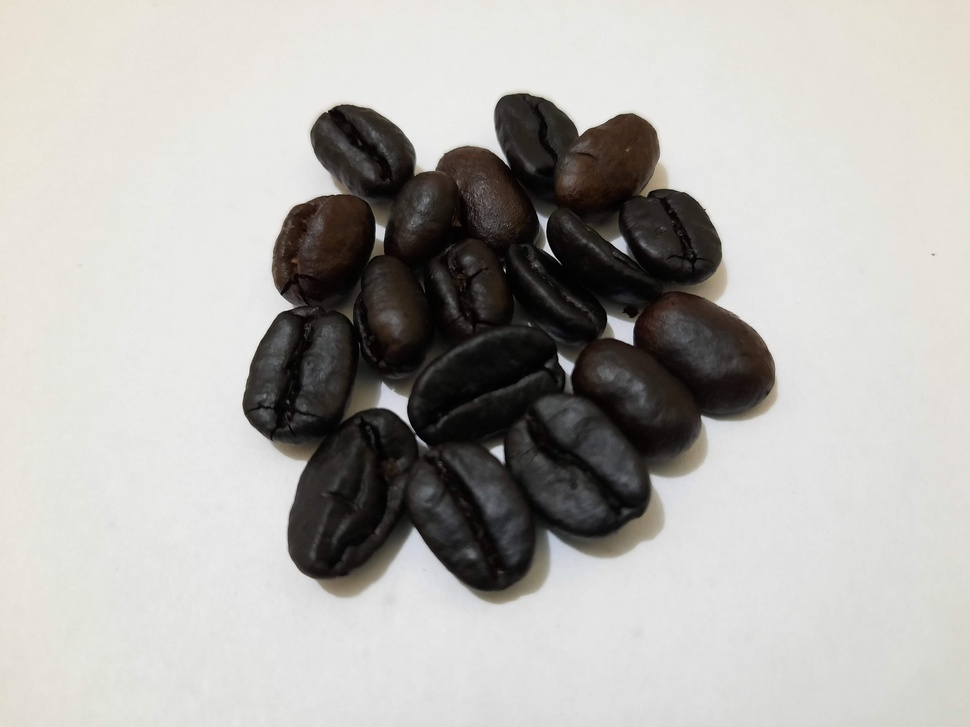
#> input picture Dataset/Dark Roast (1).jpg, 970 x 727 px, shrunk from 4000 x 3000 before the run; its folder holds only this picture in this run
$ python rgbhistogram.py
#> lines starting #> are read from the running program, lines starting #| are printed output that depends on the picture
import numpy as np
import cv2
from matplotlib import pyplot as plt
import os
from tqdm import tqdm

i = 1

Train_dir = "../Dataset"
Prepo_dir = "../prepo"

# baca semua yang ada di dataset
for img in tqdm(os.listdir(Train_dir)):
    img_path = os.path.join(Train_dir, img)
    img_data = cv2.imread(img_path, cv2.IMREAD_COLOR)
#> img_data is the input picture: shape (727, 970, 3); mean B, G, R 173.6, 177.1, 178.8
    # histogram equalization RGB
    img_y_cr_cb = cv2.cvtColor(img_data, cv2.COLOR_BGR2YCrCb)
#> img_y_cr_cb: shape (727, 970, 3); mean of channels 0, 1, 2 177.3, 129.1, 125.9
    y, cr, cb = cv2.split(img_y_cr_cb)
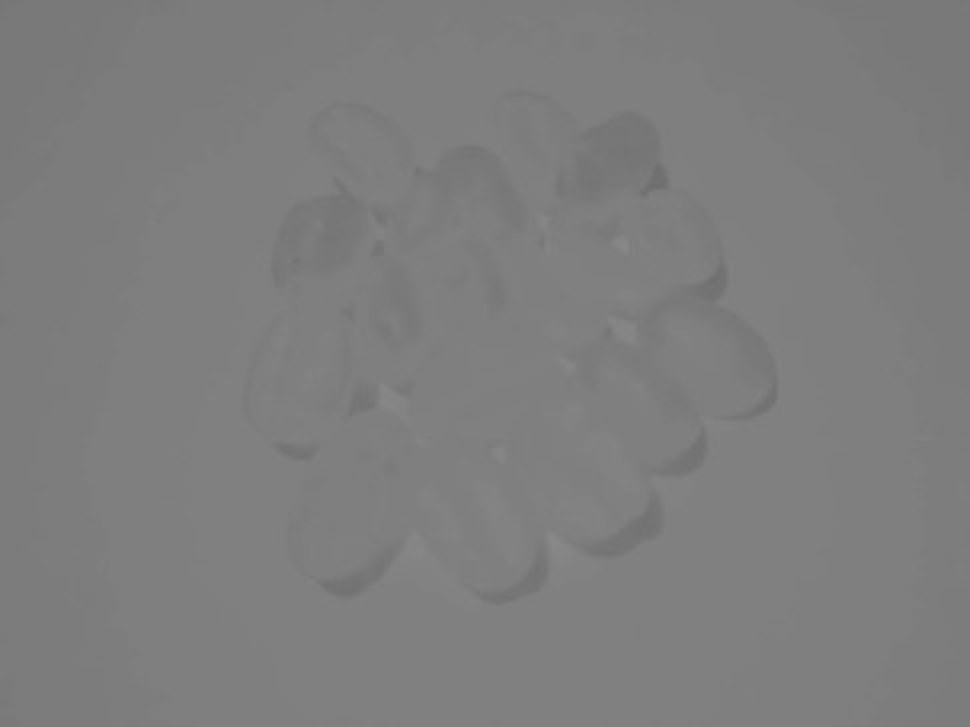
#> cb: shape (727, 970); min 109, max 137, mean 125.9

    # equalize Hist operation di Y channel.
    y_eq = cv2.equalizeHist(y)
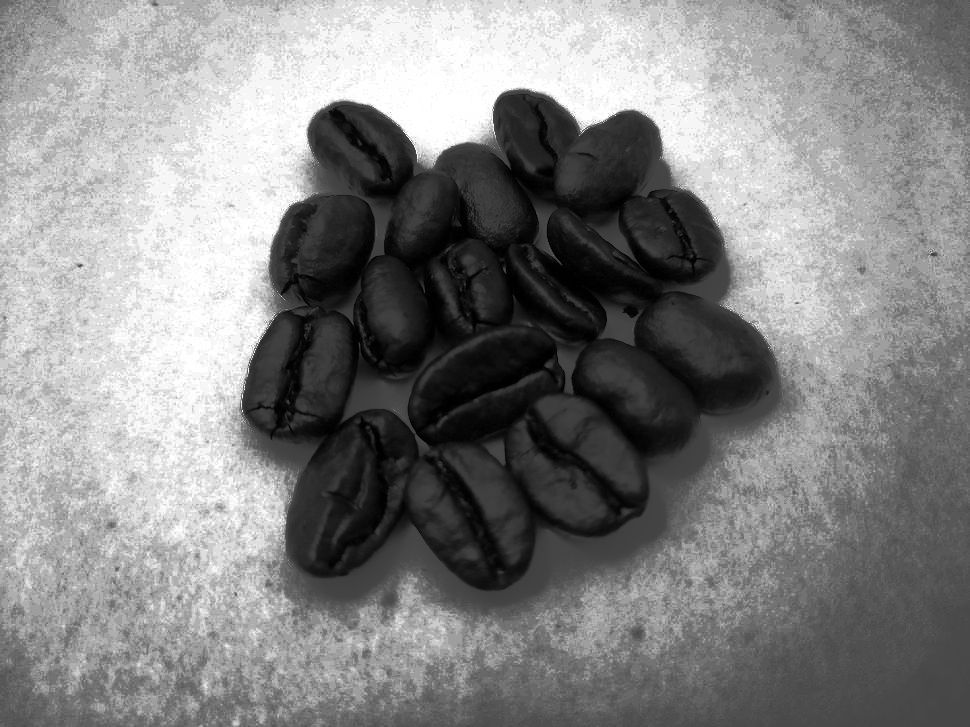
#> y_eq: shape (727, 970); min 0, max 255, mean 132.2

    img_y_cr_cb_eq = cv2.merge((y_eq, cr, cb))
#> img_y_cr_cb_eq: shape (727, 970, 3); mean of channels 0, 1, 2 132.2, 129.1, 125.9
    img_rgb_eq = cv2.cvtColor(img_y_cr_cb_eq, cv2.COLOR_YCR_CB2BGR)

    #simpan ke prepo
    #ambil nama asli file e
    nama = ""+img_path[10:].split(".")[0]
    savename = os.path.basename(nama)+".jpg"
    # print(nama)
    cv2.imwrite(os.path.join(Prepo_dir, savename),img_rgb_eq)
    # i +=1
    cv2.waitKey(0)

$ run again, on Dataset/Dark Roast (31).jpg
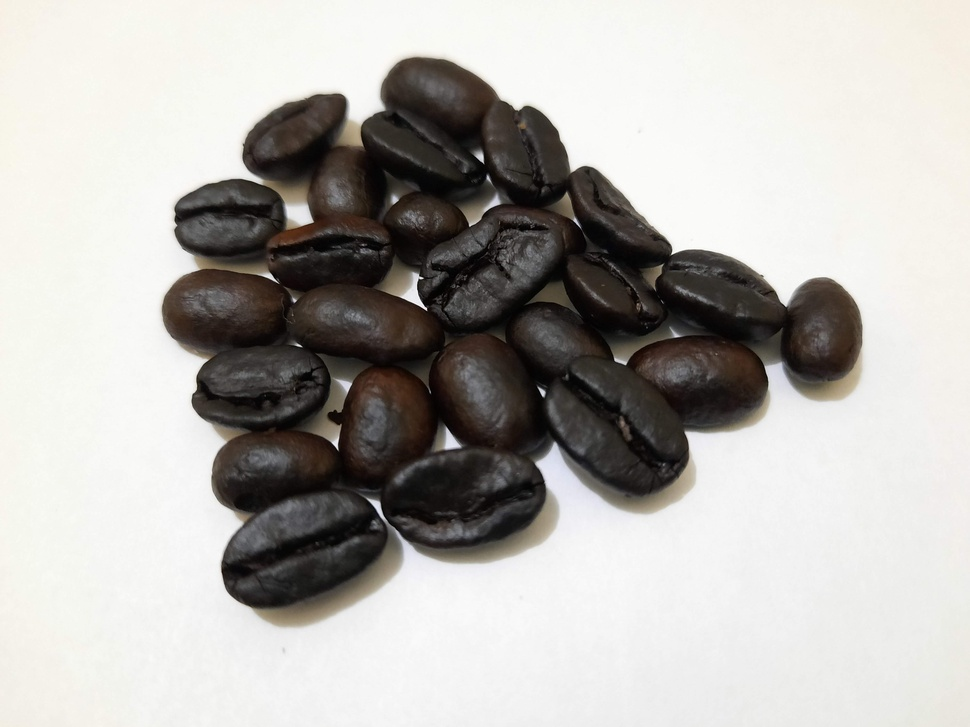
#> input picture Dataset/Dark Roast (31).jpg, 970 x 727 px, shrunk from 4000 x 3000 before the run
#> img_data is the input picture: shape (727, 970, 3); mean B, G, R 175.9, 179.6, 182
#> img_y_cr_cb: shape (727, 970, 3); mean of channels 0, 1, 2 180, 129.5, 125.7
#> `y_eq = cv2.equalizeHist(y)`:
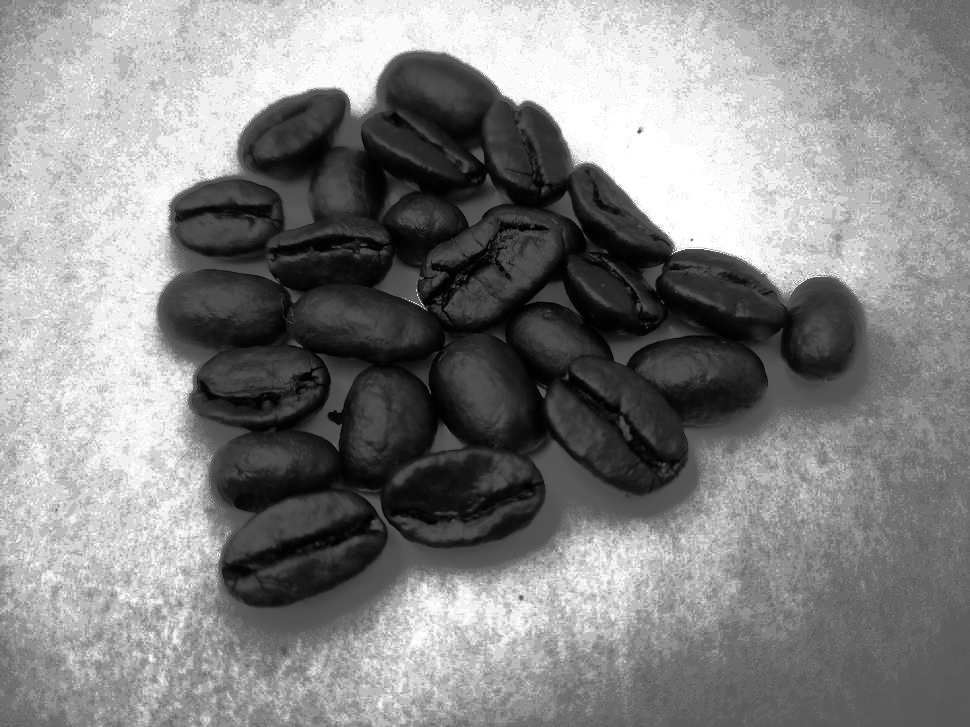
#> y_eq: shape (727, 970); min 0, max 255, mean 132.2
#> img_y_cr_cb_eq: shape (727, 970, 3); mean of channels 0, 1, 2 132.2, 129.5, 125.7

$ run again, on Dataset/Dark Roast (33).jpg
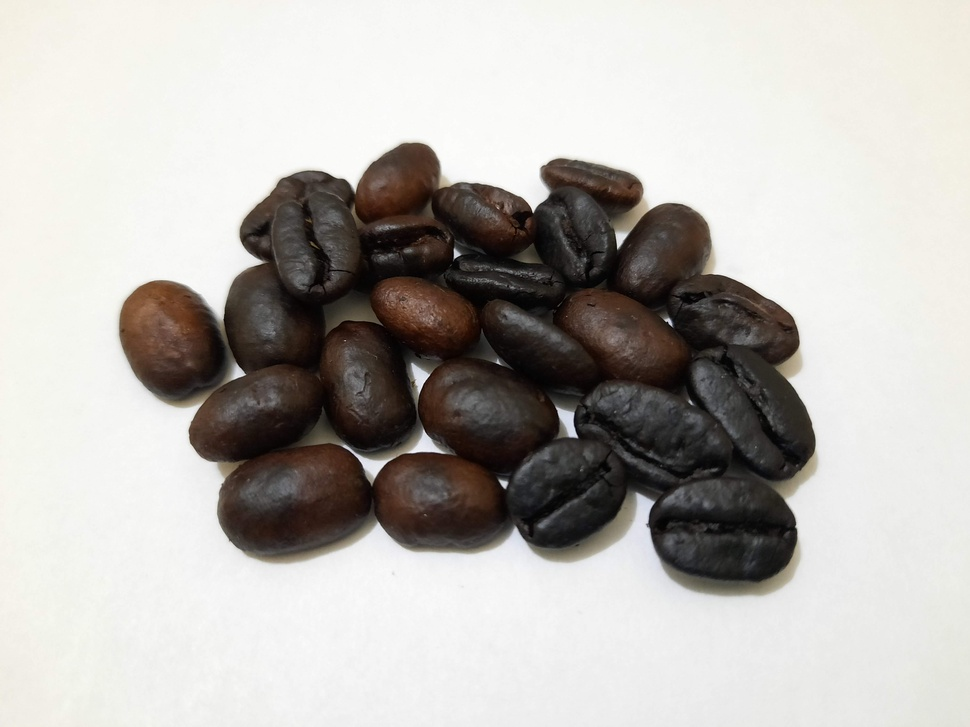
#> input picture Dataset/Dark Roast (33).jpg, 970 x 727 px, shrunk from 4000 x 3000 before the run
#> img_data is the input picture: shape (727, 970, 3); mean B, G, R 178.2, 182.3, 185.5
#> img_y_cr_cb: shape (727, 970, 3); mean of channels 0, 1, 2 182.8, 129.9, 125.4
#> `y, cr, cb = cv2.split(img_y_cr_cb)`:
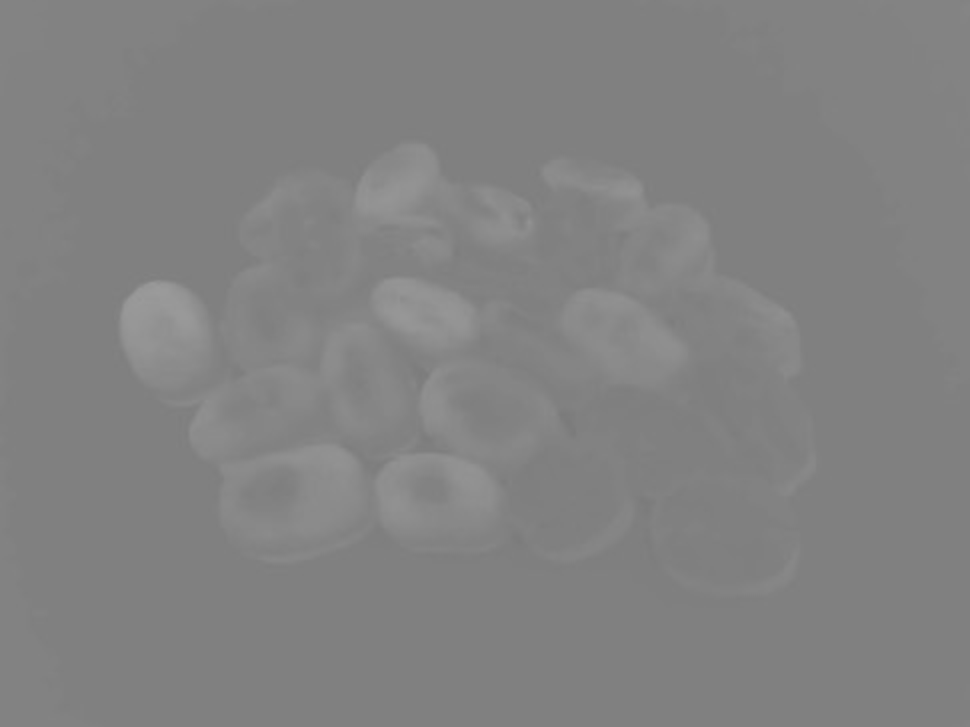
#> cr: shape (727, 970); min 123, max 155, mean 129.9
#> img_y_cr_cb_eq: shape (727, 970, 3); mean of channels 0, 1, 2 131.8, 129.9, 125.4
#> `img_rgb_eq = cv2.cvtColor(img_y_cr_cb_eq, cv2.COLOR_YCR_CB2BGR)`:
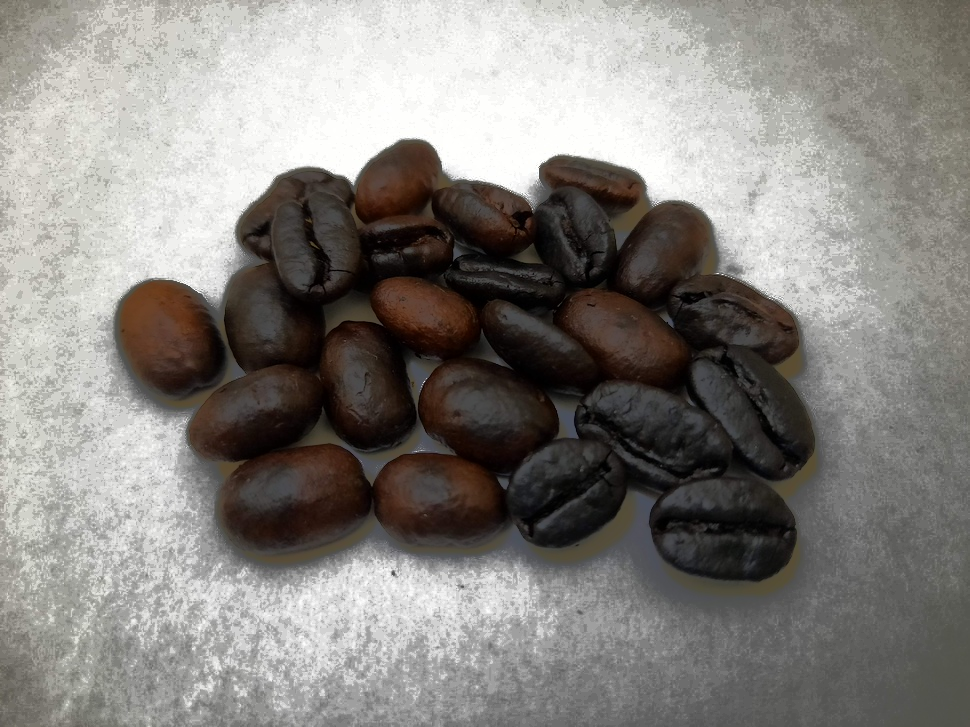
#> img_rgb_eq: shape (727, 970, 3); mean B, G, R 127.2, 131.3, 134.5

$ run again, on Dataset/Dark Roast (38).jpg
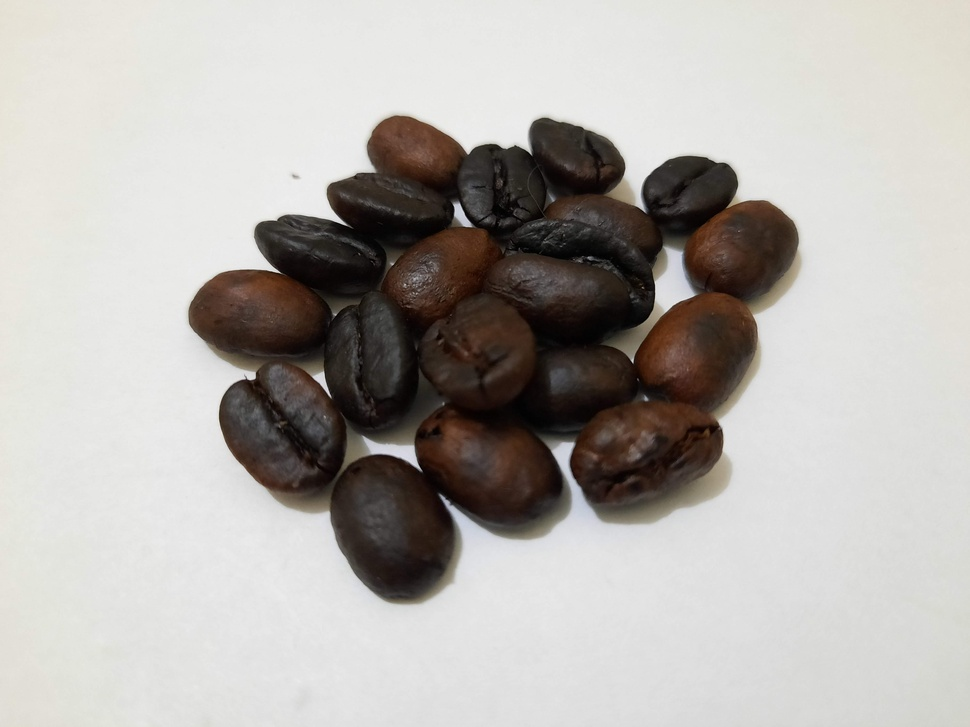
#> input picture Dataset/Dark Roast (38).jpg, 970 x 727 px, shrunk from 4000 x 3000 before the run
#> img_data is the input picture: shape (727, 970, 3); mean B, G, R 172.7, 176.7, 180.3
#> img_y_cr_cb: shape (727, 970, 3); mean of channels 0, 1, 2 177.4, 130.1, 125.4
#> `y, cr, cb = cv2.split(img_y_cr_cb)`:
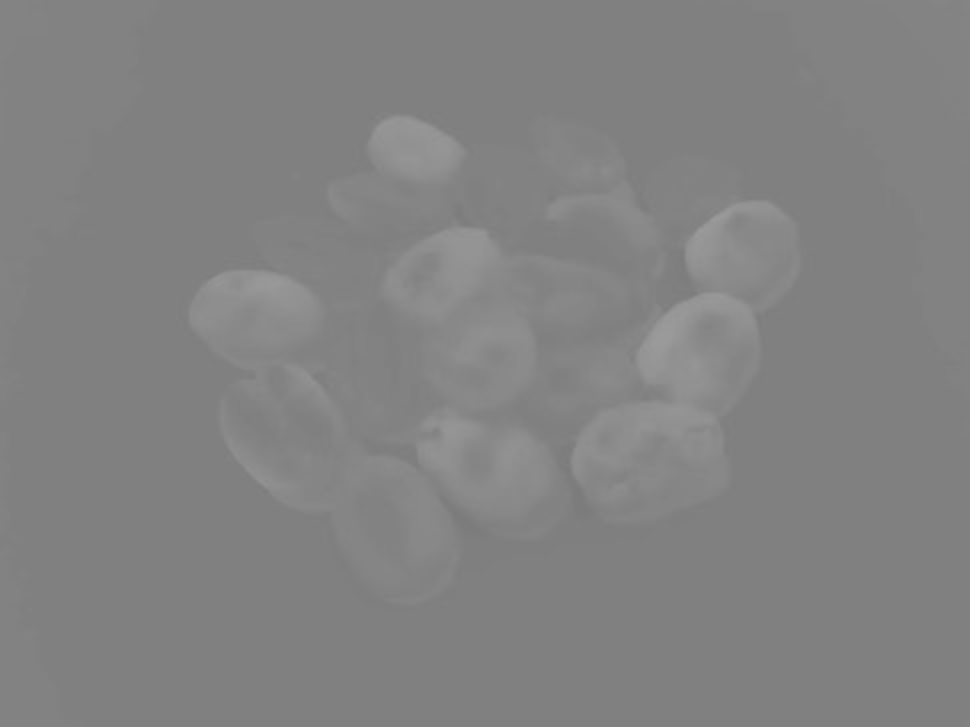
#> cr: shape (727, 970); min 122, max 155, mean 130.1
#> img_y_cr_cb_eq: shape (727, 970, 3); mean of channels 0, 1, 2 131.6, 130.1, 125.4
#> `img_rgb_eq = cv2.cvtColor(img_y_cr_cb_eq, cv2.COLOR_YCR_CB2BGR)`:
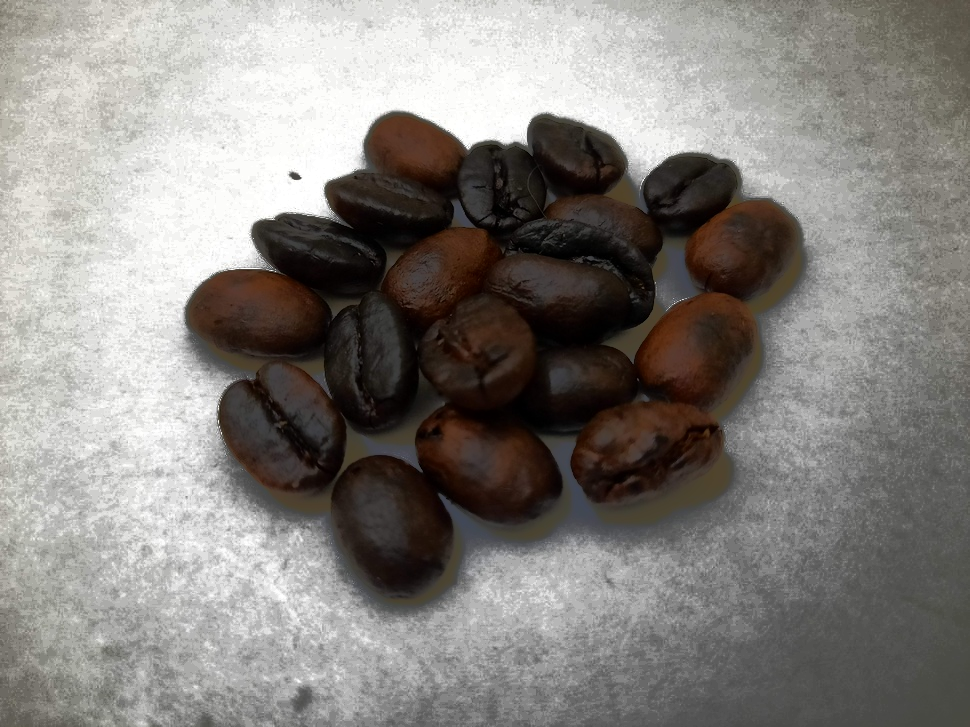
#> img_rgb_eq: shape (727, 970, 3); mean B, G, R 127, 131, 134.6

$ run again, on Dataset/Dark Roast (17).jpg
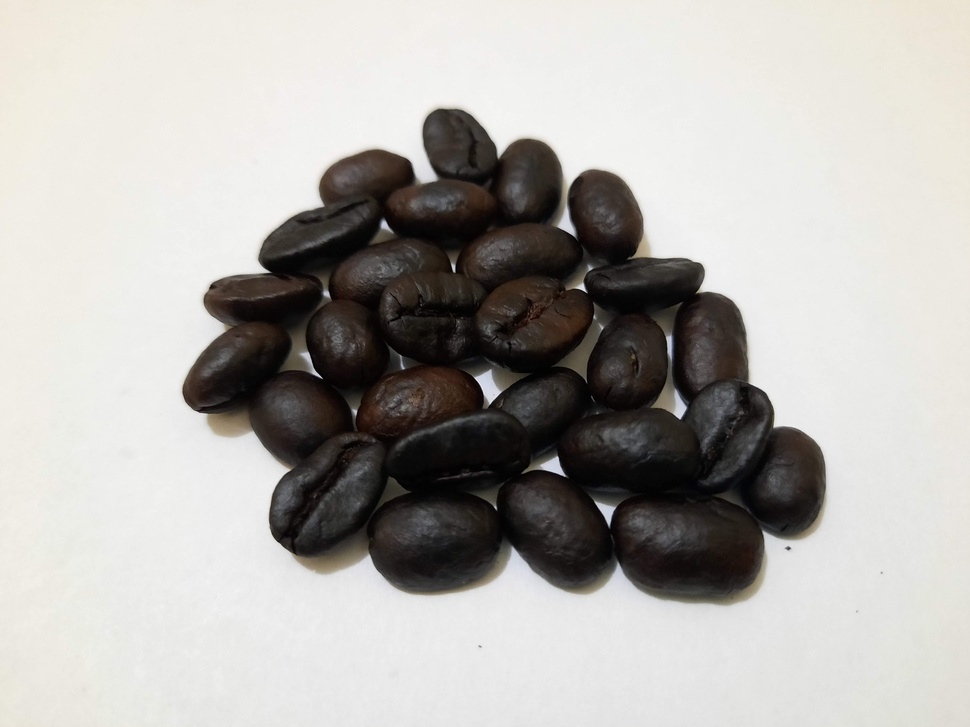
#> input picture Dataset/Dark Roast (17).jpg, 970 x 727 px, shrunk from 4000 x 3000 before the run
#> img_data is the input picture: shape (727, 970, 3); mean B, G, R 172.8, 176.5, 178.9
#> img_y_cr_cb: shape (727, 970, 3); mean of channels 0, 1, 2 176.8, 129.5, 125.8
#> `y_eq = cv2.equalizeHist(y)`:
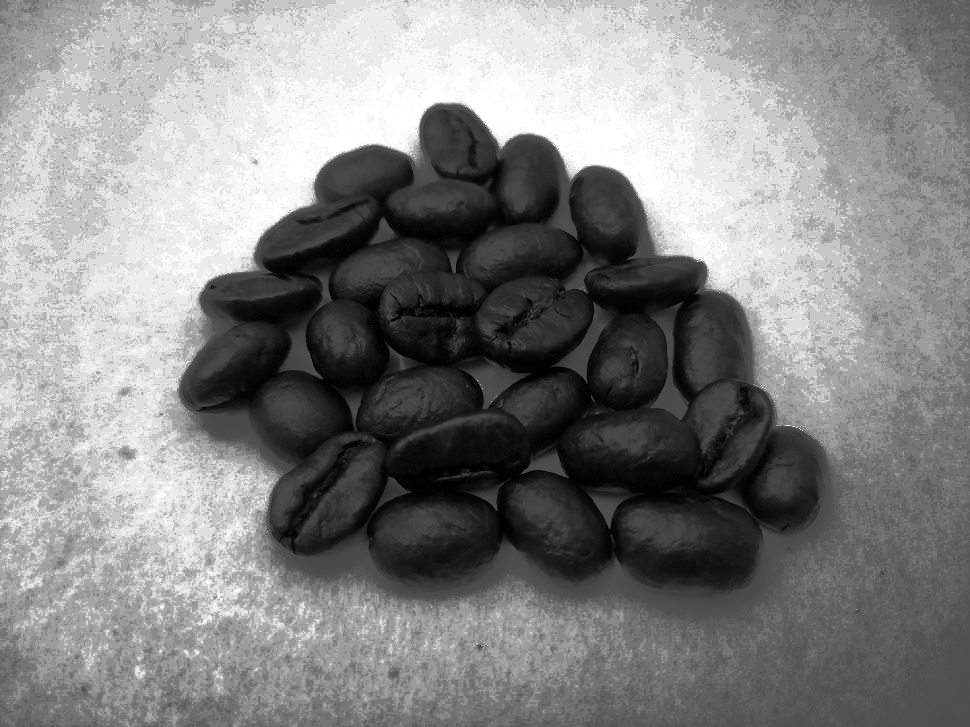
#> y_eq: shape (727, 970); min 0, max 255, mean 132.3
#> img_y_cr_cb_eq: shape (727, 970, 3); mean of channels 0, 1, 2 132.3, 129.5, 125.8
